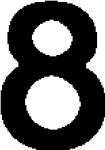
#> input picture Number/8.jpg, 105 x 150 px, found by its file name
$ python model.py   (older library calls are emulated)
#> lines starting #> are read from the running program, lines starting #| are printed output that depends on the picture; after the words box and inside, x2 and y2 are one past the last pixel; in counts of white or black regions, pixels touching at a corner belong together
import cv2
import imageio
import imutils
import numpy as np
import os


def cv_show(name, img):  # 定义一个函数，显示图片
    cv2.imshow(name, img)
    cv2.waitKey(0)
    cv2.destroyAllWindows()


img = cv2.imread('numbers/8.jpg')
#> img is the input picture: shape (150, 105, 3); min 0, max 255, mean 104.5
# [9 lines of commented-out code are left out]
imggray = cv2.cvtColor(img, cv2.COLOR_BGR2GRAY)  # 转化灰度图
# apimg = cv2.adaptiveThreshold(imggray, 100, cv2.ADAPTIVE_THRESH_GAUSSIAN_C, cv2.THRESH_BINARY, 15, 10)
retval, dst = cv2.threshold(imggray, 70, 255, cv2.THRESH_TOZERO_INV)  # 二值化
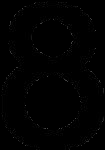
#> dst: shape (150, 105); min 0, max 70, mean 1.1
retval1, dst1 = cv2.threshold(dst, 0, 255, cv2.THRESH_BINARY_INV)  # 二值化
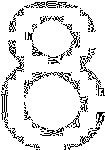
#> dst1: shape (150, 105); 88.6% white; black in thin lines or dots
# cv_show(' ', dst1)
mask = cv2.erode(dst1, None, iterations=7)  # 腐蚀
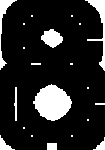
#> mask: shape (150, 105); 14.2% white; 21 white regions (11 under 20 px), largest, box (x1, y1, x2, y2) and area: (33, 84, 72, 121) 974, (85, 0, 105, 71) 357, (41, 29, 63, 48) 270
mask = cv2.dilate(mask, None, iterations=2)  # 膨胀
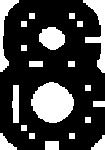
#> mask: shape (150, 105); 25.5% white; 21 white regions, largest, box (x1, y1, x2, y2) and area: (31, 82, 74, 123) 1294, (83, 0, 105, 73) 623, (0, 0, 19, 72) 457
# cv_show('mask', mask)
imgcanny = cv2.Canny(mask, 50, 100)  # canny轮廓检测
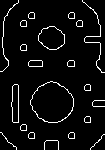
#> imgcanny: shape (150, 105); 5.4% white in thin lines or dots

_, fcon, hier = cv2.findContours(imgcanny, cv2.RETR_CCOMP, cv2.CHAIN_APPROX_SIMPLE)
#> fcon = 36 contours, 6 with area under 20; largest, box (x1, y1, x2, y2) and area: (30, 81, 74, 123) 1300, (30, 81, 74, 123) 1288, (38, 26, 65, 50) 453, (38, 26, 65, 50) 446, (11, 84, 19, 123) 230
ij = 0  # angry! 每个roi都有两遍！只好判断奇偶性55
for c in fcon:  # 寻找每一个包围矩形
    x, y, w, h = cv2.boundingRect(c)
    cv2.rectangle(img, (x, y), (x + w, y + h), (0, 0, 255), 1)  # 画出所有矩形框
    print(w, h)


    if w < 130 or h < 200:  # 寻找包围数字矩形 w:130-150
        continue
    if w > 170 or h > 300:
        continue
    ij = ij + 1
    # print(w, h)
    # cv2.rectangle(img, (x, y), (x + w, y + h), (255, 0, 255), 1)  # 插眼
    if ij % 2 == 1:
        r_img = mask[y:y + h, x:x + w]  # 截取出每个ROI区域
        # cv_show('roii', r_img)
        x = float(150 / h)
        reimg = cv2.resize(r_img, (0, 0), fx=x, fy=x, interpolation=cv2.INTER_AREA)
        cv_show('re', reimg)
        imageio.imsave('Number/8.jpg', reimg)
#> this loop made 36 passes
#> (y, w, h) on passes 1 to 12: (140, 15, 10), (134, 15, 16), (132, 7, 7), (132, 7, 7), (132, 7, 7), (132, 7, 7), (132, 17, 18), (124, 7, 7), (124, 7, 7), (116, 7, 7), (116, 7, 7), (100, 13, 7)
#| 15 10
#| 15 16
#| 7 7
#| 7 7
#| 7 7
#| 7 7
#| 17 18
#| 7 7
#> (further printed lines are left out)
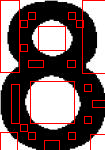
#> img: shape (150, 105, 3); 7.42% of pixels changed, all inside (x1, y1, x2, y2) = (0, 0, 105, 150)
#> after the loop, ij = 0

# cv_show(' ',img)

# imageio.imsave('imagess/.jpg', mask)'''

$ run again, with Number/6.jpg copied over Number/8.jpg
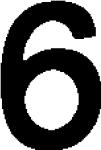
#> input picture Number/6.jpg, 101 x 150 px, found by its file name
#> img is the input picture: shape (150, 101, 3); min 0, max 255, mean 111.4
#> `retval1, dst1 = cv2.threshold(dst, 0, 255, cv2.THRESH_BINARY_INV)`:
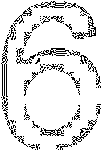
#> dst1: shape (150, 101); 88.3% white; black in thin lines or dots
#> imgcanny: shape (150, 101); 4.7% white in thin lines or dots
#> fcon = 23 contours, 7 with area under 20; largest, box (x1, y1, x2, y2) and area: (30, 75, 73, 124) 1508, (30, 75, 73, 124) 1496, (35, 26, 67, 45) 388, (35, 26, 67, 45) 381, (11, 68, 27, 115) 347
#> the loop `for c in fcon:` made 23 passes
#> (y, w, h) on passes 1 to 8: (140, 7, 10), (132, 7, 7), (132, 7, 7), (130, 20, 20), (129, 16, 21), (124, 7, 7), (124, 7, 7), (76, 17, 39)
#> (printed output is left out)
#> after the loop `for c in fcon:`:
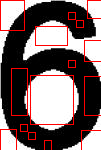
#> img: shape (150, 101, 3); 6.29% of pixels changed, all inside (x1, y1, x2, y2) = (0, 0, 101, 150)
#> after the loop `for c in fcon:`: ij = 0
